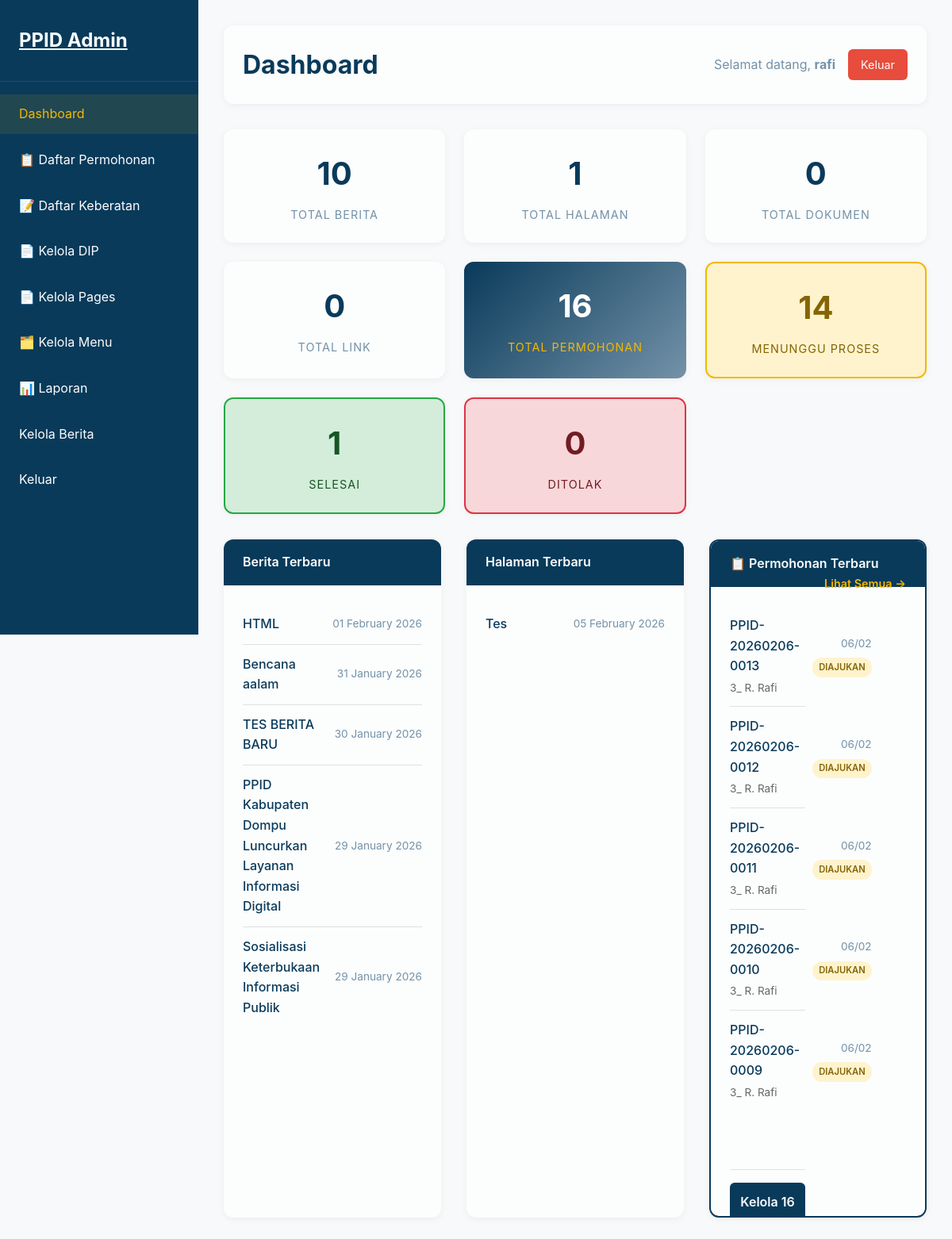
Before: /admin/dashboard.php (signed in) with the older database file.
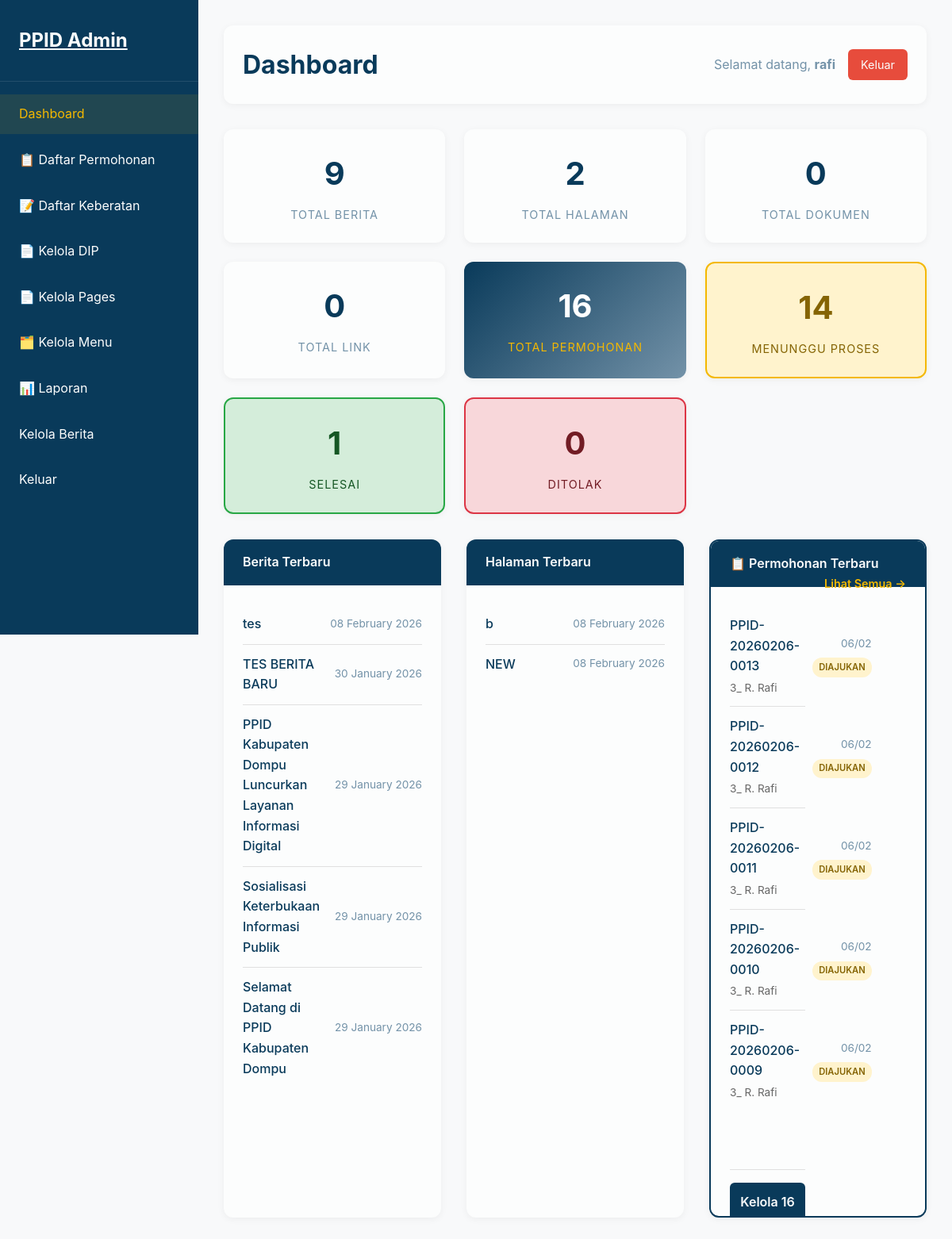
After: the same page with the newer database file.
### tables this page shows
CREATE TABLE `news` (
  `id` int(11) NOT NULL,
  `title` varchar(255) NOT NULL,
  `kategori` varchar(100) NOT NULL,
  `slug` varchar(255) NOT NULL,
  `excerpt` text DEFAULT NULL,
  `content` text DEFAULT NULL,
  `image` varchar(255) DEFAULT NULL,
  `status` enum('draft','published') DEFAULT 'published',
  `created_at` timestamp NOT NULL DEFAULT current_timestamp(),
  `updated_at` timestamp NOT NULL DEFAULT current_timestamp() ON UPDATE current_timestamp()
);

CREATE TABLE `pages` (
  `id` int(11) NOT NULL,
  `title` varchar(255) NOT NULL,
  `slug` varchar(255) NOT NULL,
  `content` text DEFAULT NULL,
  `created_at` timestamp NOT NULL DEFAULT current_timestamp(),
  `updated_at` timestamp NOT NULL DEFAULT current_timestamp() ON UPDATE current_timestamp()
);

CREATE TABLE `permohonan_informasi` (
  `id` int(11) NOT NULL,
  `nomor_registrasi` varchar(50) NOT NULL,
  `nama_pemohon` varchar(150) NOT NULL,
  `email` varchar(100) NOT NULL,
  `no_hp` varchar(20) DEFAULT NULL,
  `alamat` text DEFAULT NULL,
  `informasi_diminta` text NOT NULL,
  `tujuan_penggunaan` text DEFAULT NULL,
  `cara_memperoleh` enum('melihat','salinan','softcopy') NOT NULL,
  `status` enum('diajukan','diproses','ditolak','selesai') DEFAULT 'diajukan',
  `created_at` timestamp NOT NULL DEFAULT current_timestamp()
);

### includes/config.php (called while the page is built, shortened)
<?php
function formatDate($date) {
    return date('d F Y', strtotime($date));
}
function buildUrl($url) {
    $url = trim((string)$url);
    return rtrim(BASE_URL, '/') . '/' . ltrim($url, '/');
}
?>

### admin/dashboard.php (the view, shortened to what the changed rows need)
<?php
require_once '../includes/config.php';
require_once '../includes/permohonan_service.php';
function tableExists($conn, $tableName) {
    $stmt = $conn->prepare("SELECT 1 FROM information_schema.tables WHERE table_schema = DATABASE() AND table_name = ? LIMIT 1");
    $stmt->bind_param("s", $tableName);
    $stmt->execute();
    $res = $stmt->get_result();
    return $res && $res->num_rows > 0;
}
function safeCount($conn, $tableName) {
    if (!tableExists($conn, $tableName)) {
        return 0;
    }
    $q = $conn->query("SELECT COUNT(*) as count FROM `{$tableName}`");
    $row = $q->fetch_assoc();
    return (int)($row['count'] ?? 0);
}
function safeRecent($conn, $tableName, $limit = 5) {
    if (!tableExists($conn, $tableName)) {
        return null;
    }
    $limit = max(1, (int)$limit);
    $q = $conn->query("SELECT title, created_at FROM `{$tableName}` ORDER BY created_at DESC LIMIT {$limit}");
    return $q ?: null;
}
$total_news = safeCount($conn, 'news');
$total_pages = safeCount($conn, 'pages');
$recent_permohonan = null;
if (tableExists($conn, 'permohonan_informasi')) {
    $q = $conn->query("SELECT nomor_registrasi, nama_pemohon, status, created_at FROM permohonan_informasi ORDER BY created_at DESC LIMIT 5");
    $recent_permohonan = $q ?: null;
}
$recent_news = safeRecent($conn, 'news', 5);
$recent_pages = safeRecent($conn, 'pages', 5);
?>
<!DOCTYPE html>
<html lang="id">
<head>
    <link rel="stylesheet" href="../css/style.css">
</head>
<body class="admin-body admin-dashboard">
    <div class="admin-container">
        <div class="sidebar" id="sidebar">
            <div class="sidebar-header">
                <h2><a href="<?php echo buildUrl('index.php'); ?>" style="color: #FCFDFD;">PPID Admin</a></h2>
            </div>
        </div>
        <div class="main-content">
            <div class="content-header">
                <h1>Dashboard</h1>
            </div>
            <div class="stats-grid">
                <div class="stat-card">
                    <div class="stat-number"><?php echo $total_news; ?></div>
                    <div class="stat-label">Total Berita</div>
                </div>
                <div class="stat-card">
                    <div class="stat-number"><?php echo $total_pages; ?></div>
                    <div class="stat-label">Total Halaman</div>
                </div>
            </div>
            <div class="dashboard-grid">
                <div class="dashboard-card">
                    <div class="card-content">
                        <ul class="recent-list">
                            <?php if ($recent_news): ?>
                                <?php while ($news = $recent_news->fetch_assoc()): ?>
                                    <li>
                                        <span class="recent-title"><?php echo htmlspecialchars($news['title']); ?></span>
                                        <span class="recent-date"><?php echo formatDate($news['created_at']); ?></span>
                                    </li>
                                <?php endwhile; ?>
                            <?php endif; ?>
                        </ul>
                    </div>
                </div>
                <div class="dashboard-card">
                    <div class="card-content">
                        <ul class="recent-list">
                            <?php if ($recent_pages): ?>
                                <?php while ($page = $recent_pages->fetch_assoc()): ?>
                                    <li>
                                        <span class="recent-title"><?php echo htmlspecialchars($page['title']); ?></span>
                                        <span class="recent-date"><?php echo formatDate($page['created_at']); ?></span>
                                    </li>
                                <?php endwhile; ?>
                            <?php endif; ?>
                        </ul>
                    </div>
                </div>
                <div class="dashboard-card" style="border: 2px solid #093A5A;">
                    <div class="card-content">
                        <ul class="recent-list">
                            <?php if ($recent_permohonan): ?>
                                <?php while ($permohonan = $recent_permohonan->fetch_assoc()): ?>
                                    <li>
                                        <div style="flex: 1;">
                                            <div class="recent-title" style="margin-bottom: 0.25rem;">
                                                <?php echo htmlspecialchars($permohonan['nomor_registrasi']); ?>
                                            </div>
                                            <div style="color: #666; font-size: 0.85rem;">
                                                <?php echo htmlspecialchars($permohonan['nama_pemohon']); ?>
                                            </div>
                                        </div>
                                        <div style="text-align: right;">
                                            <span class="recent-date" style="display: block; margin-bottom: 0.25rem;">
                                                <?php echo date('d/m', strtotime($permohonan['created_at'])); ?>
                                            </span>
                                            <span style="
                                                display: inline-block;
                                                padding: 0.2rem 0.5rem;
                                                border-radius: 12px;
                                                font-size: 0.7rem;
                                                font-weight: 600;
                                                text-transform: uppercase;
                                                <?php
                                                $statusColors = [
                                                    'diajukan' => 'background: #fff3cd; color: #856404;',
                                                    'diproses' => 'background: #cce5ff; color: #004085;',
                                                    'selesai' => 'background: #d4edda; color: #155724;',
                                                    'ditolak' => 'background: #f8d7da; color: #721c24;'
                                                ];
                                                echo $statusColors[$permohonan['status']] ?? '';
                                                ?>
                                            ">
                                                <?php
                                                $statusLabels = [
                                                    'diajukan' => 'Diajukan',
                                                    'diproses' => 'Diproses',
                                                    'selesai' => 'Selesai',
                                                    'ditolak' => 'Ditolak'
                                                ];
                                                echo $statusLabels[$permohonan['status']] ?? $permohonan['status'];
                                                ?>
                                            </span>
                                        </div>
                                    </li>
                                <?php endwhile; ?>
                            <?php endif; ?>
                        </ul>
                    </div>
                </div>
            </div>
        </div>
    </div>
</body>
</html>

Changed rows visible on the page:
removed news: title "HTML", created_at "01 February 2026"
removed news: title "Bencana aalam", created_at "31 January 2026"
removed pages: title "Tes", created_at "05 February 2026"
added news: title "tes", created_at "08 February 2026"
now on this page (row unchanged): news: title "Selamat Datang di PPID Kabupaten Dompu", created_at "29 January 2026"
added pages: title "b", created_at "08 February 2026"
added pages: title "NEW", created_at "08 February 2026"
Other visible differences:
$total_news: "10" → "9"
$total_pages: "1" → "2"
